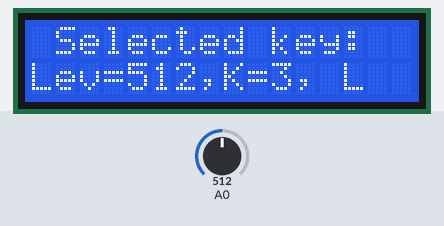
The sketch below on a simulated Arduino Uno, built with avr-gcc and run on an emulated ATmega328P. On the bench: 16×2 character LCD. The inputs (shaded band) are chosen by the test bench; at power-on: A0 = 512. What the sketch prints to the serial monitor is not drawn.

Above: at 1.2 s.
1.3 s: A0 set to 751
At 2.5 s:
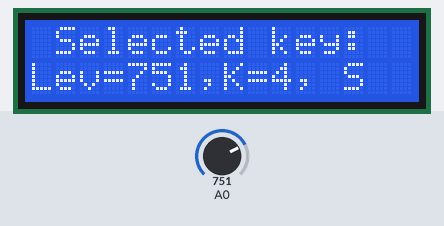
3.5 s: A0 set to 773
At 4.5 s:
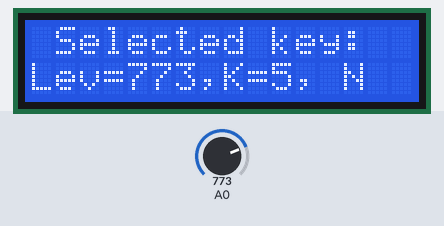
5.5 s: A0 set to 306
At 6.5 s:
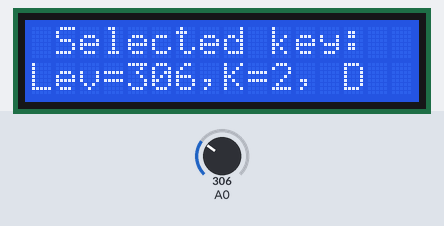
7.6 s: A0 set to 122
At 8.6 s:
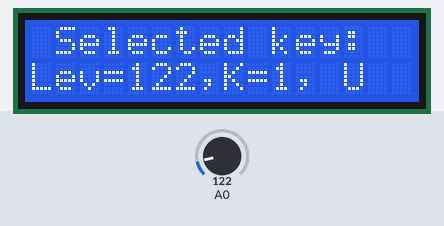
9.6 s: A0 set to 0
At 10.6 s:
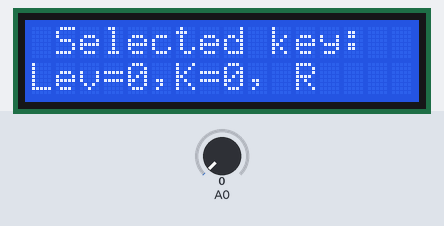
Timing chart, 0 to 12.6 s (numbered marks = the images above; inputs shaded):
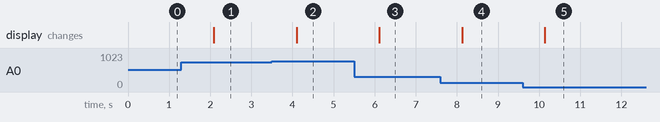

Measured:
- the behaviour switches between 759 and 760 on A0 (found by bisection; images 1 and 2)
- after the input at 1.3 s, the display: changes after 0.79 s (image 1)
- after the input at 3.5 s, the display: changes after 0.60 s (image 2)
- after the input at 5.5 s, the display: changes after 0.61 s (image 3)
- after the input at 7.6 s, the display: changes after 0.53 s (image 4)
- after the input at 9.6 s, the display: changes after 0.54 s (image 5)

The sketch:

keypad_demo.ino
```cpp
//************************************
//  example for KeyPad operation
//***********************************

#include <LiquidCrystal.h>
LiquidCrystal lcd(8, 9, 4, 5, 6, 7);
int key_action;
int k, input;
char keypad[6] = {'R', 'U', 'D', 'L', 'S', 'N'};
#define RIGHT     0
#define UP       1
#define DOWN     2
#define LEFT    3
#define SELECT  4
#define EVENTNON 5

void setup() {
  // put your setup code here, to run once:
  Serial.begin(9600);
  lcd.begin(2, 16);
  lcd.clear();
}

void loop() {
  lcd.clear();
  key_action = Keypad();
  lcd.setCursor(0, 0);
  lcd.print(" Selected key: " );
  lcd.setCursor(0, 1);
  lcd.print("Lev=");
  lcd.print(input);
  lcd.print(",K=");
  lcd.print (key_action);
  lcd.print(", ");
  lcd.print(keypad[key_action]);
  delay (1000);
}

int Keypad(){
  //  KEYPAD_RIGHT 0
  //  KEYPAD_UP 1
  //  KEYPAD_DOWN 2
  //  KEYPAD_LEFT 3
  //  KEYPAD_SELECT 4
  //  KEYPAD_NONE 5

 int NUM_KEYS = 5;
 int adc_key_val[5] = {30, 150, 360, 535, 760 };//閾値電圧設定
  input = analogRead(0);  //　　AD出力1023　=　5V
  Serial.print ("analog value=" );
  Serial.print(input);
  for (k = 0; k < NUM_KEYS; k++){
    if (input < adc_key_val[k]) {
      Serial.print(",  K= ");
      Serial.println(k);
      return k;
    }
  }
  if (k >= NUM_KEYS)
    k = 5;     // No valid key pressed
  return k;
}
```
